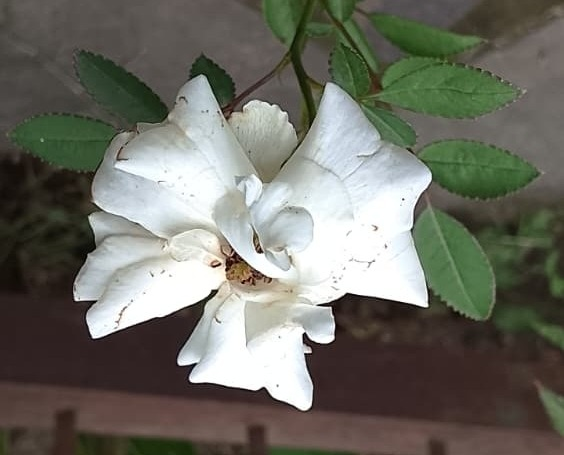
#> input picture dataset/testing/mawar_putih/P25.jpg, 564 x 455 px
$ python visual.py
#> lines starting #> are read from the running program, lines starting #| are printed output that depends on the picture; after the words box and inside, x2 and y2 are one past the last pixel; in counts of white or black regions, pixels touching at a corner belong together
import cv2
import numpy as np
import matplotlib.pyplot as plt
import pandas as pd
import os

CONTOH_GAMBAR = "dataset/testing/mawar_putih/P25.jpg"
FILE_TRAINING = "=data_testing.xlsx"

def visualisasi_preprocessing():

    if not os.path.exists(CONTOH_GAMBAR):
        print(f"ERROR: File gambar contoh tidak ditemukan: {CONTOH_GAMBAR}")
        print("Ganti path di variabel 'CONTOH_GAMBAR' dulu!")
        return

    img = cv2.imread(CONTOH_GAMBAR)
#> img is the input picture: shape (455, 564, 3); mean B, G, R 100.4, 109.9, 109.8
    img_rgb = cv2.cvtColor(img, cv2.COLOR_BGR2RGB)

    img_resized = cv2.resize(img, (300, 300))
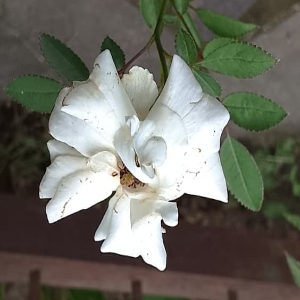
#> img_resized: shape (300, 300, 3); mean B, G, R 100.3, 109.8, 109.7
    img_resized_rgb = cv2.cvtColor(img_resized, cv2.COLOR_BGR2RGB)

    hsv = cv2.cvtColor(img_resized, cv2.COLOR_BGR2HSV)
#> hsv: shape (300, 300, 3); mean H, S, V 37.7, 55.5, 116
    lower_green = np.array([35, 40, 40])
    upper_green = np.array([85, 255, 255])
    mask_daun = cv2.inRange(hsv, lower_green, upper_green)
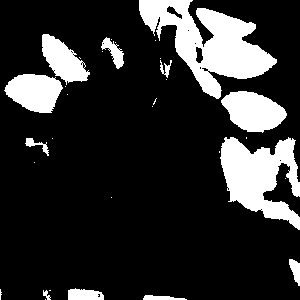
#> mask_daun: shape (300, 300); 18.2% white; 32 white regions (20 under 20 px), largest, box (x1, y1, x2, y2) and area: (139, 0, 277, 99) 6039, (220, 137, 300, 230) 4246, (221, 91, 287, 133) 1873
    mask_bukan_daun = cv2.bitwise_not(mask_daun)

    gray = cv2.cvtColor(img_resized, cv2.COLOR_BGR2GRAY)
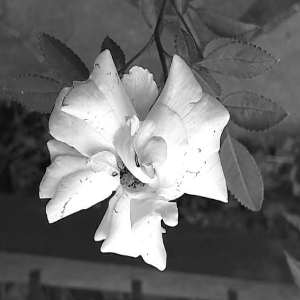
#> gray: shape (300, 300); min 3, max 255, mean 108.7
    blur = cv2.GaussianBlur(gray, (5, 5), 0)
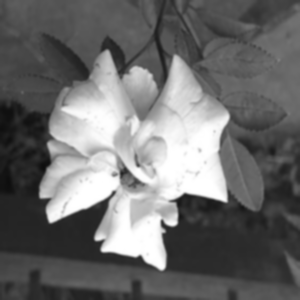
#> blur: shape (300, 300); min 13, max 255, mean 108.7
    _, mask_otsu = cv2.threshold(blur, 0, 255, cv2.THRESH_BINARY + cv2.THRESH_OTSU)
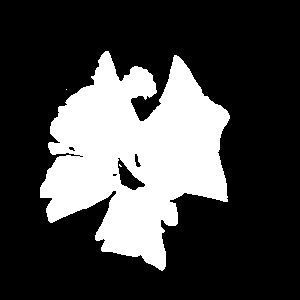
#> mask_otsu: shape (300, 300); 26.9% white; 3 white regions (2 under 20 px), largest, box (x1, y1, x2, y2) and area: (40, 51, 230, 271) 24160

    final_mask = cv2.bitwise_and(mask_otsu, mask_otsu, mask=mask_bukan_daun)
#> final_mask: shape (300, 300); 26.8% white; 3 white regions (2 under 20 px), largest, box (x1, y1, x2, y2) and area: (40, 51, 230, 271) 24157

    hasil_segmentasi = cv2.bitwise_and(img_resized_rgb, img_resized_rgb, mask=final_mask)
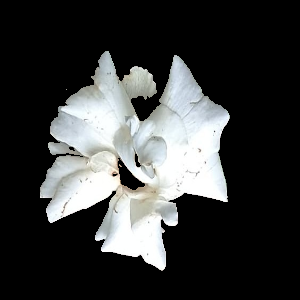
#> hasil_segmentasi: shape (300, 300, 3); mean R, G, B 57.2, 58.6, 58.4

    plt.figure(figsize=(12, 8))


    plt.subplot(2, 3, 1)
    plt.imshow(img_rgb)
    plt.title("1. Citra Asli (Raw)")
    plt.axis('off')


    plt.subplot(2, 3, 2)
    plt.imshow(img_resized_rgb)
    plt.title("2. Resize (300x300)")
    plt.axis('off')


    plt.subplot(2, 3, 3)
    plt.imshow(mask_bukan_daun, cmap='gray')
    plt.title("3. Filter Warna (Hapus Daun)")
    plt.axis('off')


    plt.subplot(2, 3, 4)
    plt.imshow(mask_otsu, cmap='gray')
    plt.title("4. Otsu Thresholding")
    plt.axis('off')


    plt.subplot(2, 3, 5)
    plt.imshow(final_mask, cmap='gray')
    plt.title("5. Masker Final (ROI)")
    plt.axis('off')


    plt.subplot(2, 3, 6)
    plt.imshow(hasil_segmentasi)
    plt.title("6. Hasil Segmentasi")
    plt.axis('off')

    plt.tight_layout()
    plt.show()
    print("-> Gambar Preprocessing muncul! Silakan Screenshot/Save.")

def visualisasi_scatter_plot():
    print("\nSedang membuat Scatter Plot Data...")

    if not os.path.exists(FILE_TRAINING):
        print("ERROR: File Excel data_training.xlsx tidak ditemukan!")
        return

    df = pd.read_excel(FILE_TRAINING)

    merah = df[df['Label_Asli'] == 'mawar_merah']
    putih = df[df['Label_Asli'] == 'mawar_putih']
    kuning = df[df['Label_Asli'] == 'mawar_kuning']

    plt.figure(figsize=(10, 6))

    plt.scatter(merah['Red'], merah['Green'], color='red', label='Mawar Merah', alpha=0.6)
    plt.scatter(putih['Red'], putih['Green'], color='gray', label='Mawar Putih', alpha=0.6)
    plt.scatter(kuning['Red'], kuning['Green'], color='gold', label='Mawar Kuning', alpha=0.6)

    plt.title("Distribusi Data Fitur Warna (Red vs Green)", fontsize=14, fontweight='bold')
    plt.xlabel("Nilai Rata-rata Kanal Red (R)", fontsize=12)
    plt.ylabel("Nilai Rata-rata Kanal Green (G)", fontsize=12)
    plt.legend()
    plt.grid(True, linestyle='--', alpha=0.5)

    plt.show()
    print("-> Grafik Scatter Plot muncul! Silakan Screenshot/Save.")

if __name__ == "__main__":
    visualisasi_preprocessing()
    visualisasi_scatter_plot()

$ run again, with dataset/testing/mawar_putih/P10.jpg copied over dataset/testing/mawar_putih/P25.jpg
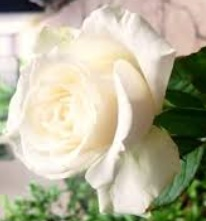
#> input picture dataset/testing/mawar_putih/P10.jpg, 206 x 221 px
#> in visualisasi_preprocessing, img is the input picture: shape (221, 206, 3); mean B, G, R 154.8, 179, 182.3
#> hsv: shape (300, 300, 3); mean H, S, V 28.7, 65.5, 188.1
#> in visualisasi_preprocessing, `mask_daun = cv2.inRange(hsv, lower_green, upper_green)`:
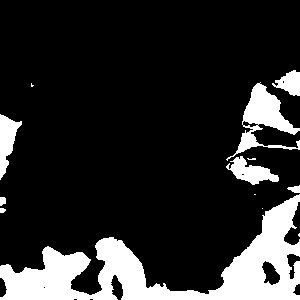
#> mask_daun: shape (300, 300); 16.6% white; 13 white regions (5 under 20 px), largest, box (x1, y1, x2, y2) and area: (0, 194, 300, 300) 11034, (226, 82, 300, 161) 1851, (0, 114, 22, 180) 728
#> mask_otsu: shape (300, 300); 70.6% white; 14 black regions (6 under 20 px), largest, box (x1, y1, x2, y2) and area: (7, 62, 300, 300) 23735, (0, 0, 116, 20) 1903, (0, 195, 20, 218) 359
#> final_mask: shape (300, 300); 68% white; 13 black regions (7 under 20 px), largest, box (x1, y1, x2, y2) and area: (0, 62, 300, 300) 25585, (0, 0, 116, 20) 1903, (0, 114, 22, 180) 748, (0, 195, 20, 218) 359, (285, 42, 300, 54) 74, (166, 227, 173, 242) 56
#> in visualisasi_preprocessing, `hasil_segmentasi = cv2.bitwise_and(img_resized_rgb, img_resized_rgb, m..`:
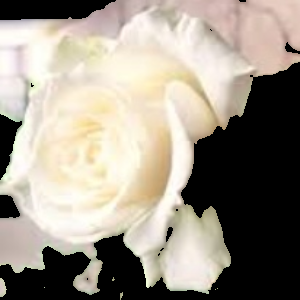
#> hasil_segmentasi: shape (300, 300, 3); mean R, G, B 155.6, 147.6, 135.4

$ run again, with dataset/testing/mawar_putih/P11.jpg copied over dataset/testing/mawar_putih/P25.jpg
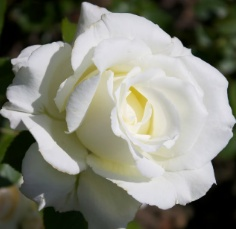
#> input picture dataset/testing/mawar_putih/P11.jpg, 236 x 229 px
#> in visualisasi_preprocessing, img is the input picture: shape (229, 236, 3); mean B, G, R 117.8, 130.4, 129.3
#> hsv: shape (300, 300, 3); mean H, S, V 54.7, 63.8, 132.6
#> in visualisasi_preprocessing, `mask_daun = cv2.inRange(hsv, lower_green, upper_green)`:
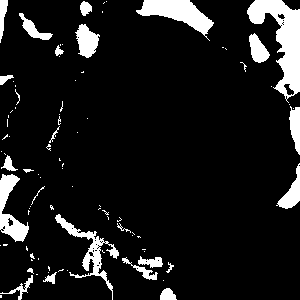
#> mask_daun: shape (300, 300); 10.3% white; 90 white regions (64 under 20 px), largest, box (x1, y1, x2, y2) and area: (247, 0, 300, 103) 2326, (136, 0, 214, 41) 1321, (55, 214, 119, 300) 979
#> mask_otsu: shape (300, 300); 51.4% white; 2 black regions, box (x1, y1, x2, y2) and area: (0, 74, 300, 300) 26554, (0, 0, 300, 155) 17186
#> final_mask: shape (300, 300); 51.4% white; 5 black regions (3 under 20 px), largest, box (x1, y1, x2, y2) and area: (0, 74, 300, 300) 26562, (0, 0, 300, 155) 17186
#> in visualisasi_preprocessing, `hasil_segmentasi = cv2.bitwise_and(img_resized_rgb, img_resized_rgb, m..`:
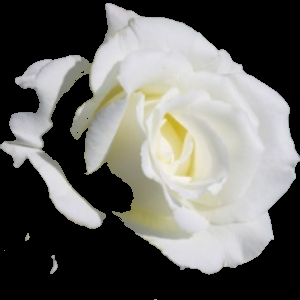
#> hasil_segmentasi: shape (300, 300, 3); mean R, G, B 103.3, 102.7, 98.7

$ run again, with dataset/testing/mawar_putih/P12.jpg copied over dataset/testing/mawar_putih/P25.jpg
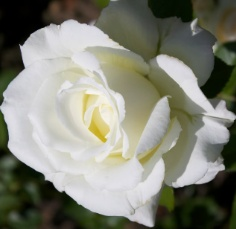
#> input picture dataset/testing/mawar_putih/P12.jpg, 236 x 229 px
#> in visualisasi_preprocessing, img is the input picture: shape (229, 236, 3); mean B, G, R 117.8, 130.4, 129.3
#> hsv: shape (300, 300, 3); mean H, S, V 54.7, 63.3, 132.6
#> in visualisasi_preprocessing, `mask_daun = cv2.inRange(hsv, lower_green, upper_green)`:
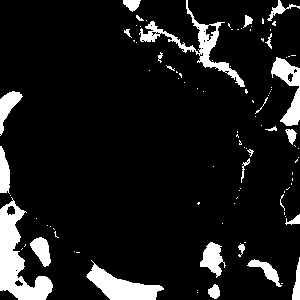
#> mask_daun: shape (300, 300); 10.3% white; 100 white regions (74 under 20 px), largest, box (x1, y1, x2, y2) and area: (0, 197, 53, 300) 2288, (139, 0, 245, 87) 1353, (86, 260, 164, 300) 1322
#> mask_otsu: shape (300, 300); 51.4% white; 2 black regions, box (x1, y1, x2, y2) and area: (0, 0, 300, 226) 26549, (0, 145, 300, 300) 17186
#> final_mask: shape (300, 300); 51.4% white; 5 black regions (3 under 20 px), largest, box (x1, y1, x2, y2) and area: (0, 0, 300, 226) 26555, (0, 145, 300, 300) 17186
#> in visualisasi_preprocessing, `hasil_segmentasi = cv2.bitwise_and(img_resized_rgb, img_resized_rgb, m..`:
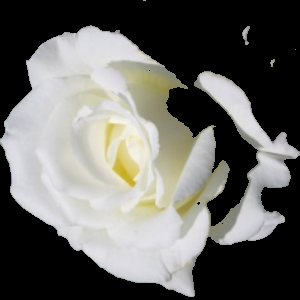
#> hasil_segmentasi: shape (300, 300, 3); mean R, G, B 103.3, 102.7, 98.7
